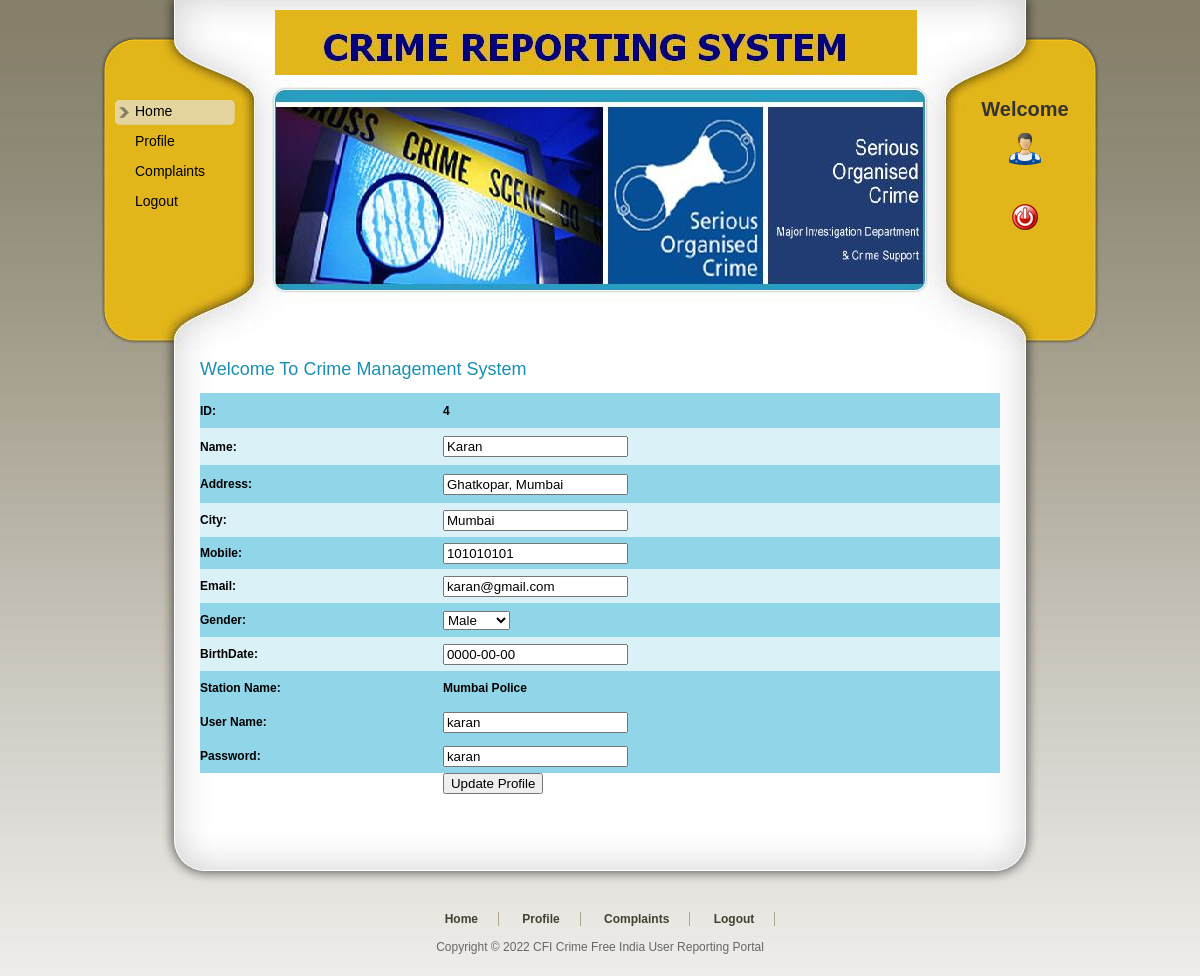
Screenshot of /RegUser/EditProfile.php?Id=4 with the database file from the repository.
### tables this page shows
CREATE TABLE IF NOT EXISTS `user_tbl` (
  `User_Id` int(11) NOT NULL AUTO_INCREMENT,
  `Name` varchar(20) NOT NULL,
  `Address` varchar(100) NOT NULL,
  `City` varchar(20) NOT NULL,
  `Mobile` int(11) NOT NULL,
  `Email` varchar(20) NOT NULL,
  `Gender` varchar(10) NOT NULL,
  `BirthDate` date NOT NULL,
  `UserName` varchar(20) NOT NULL,
  `Password` varchar(20) NOT NULL,
  `Station_Name` varchar(20) NOT NULL,
  `VerificationProof` varchar(100) NOT NULL,
  PRIMARY KEY (`User_Id`)
);

### RegUser/EditProfile.php (the view, shortened to what this page needs)
<!DOCTYPE html PUBLIC "-//W3C//DTD XHTML 1.0 Transitional//EN" "http://www.w3.org/TR/xhtml1/DTD/xhtml1-transitional.dtd">
<html xmlns="http://www.w3.org/1999/xhtml">
<head>
<link href="templatemo_style.css" rel="stylesheet" type="text/css" />
<link href="../SpryAssets/SpryValidationTextField.css" rel="stylesheet" type="text/css" />
</head>
<body>
<div id="templatemo_wrapper">
   <?php
   include "Header.php"
   ?>
    <div id="templatemo_content">
    	<div class="section_w800">
           <h2>Welcome To Crime Management System</h2>
           <form id="form1" name="form1" method="post" action="UpdateProfile.php">
              <?php
$con = mysql_connect("localhost","root");
$sql = "select * from user_tbl where User_Id='".$_GET['Id']."' ";
$result = mysql_query($sql,$con);
while($row = mysql_fetch_array($result))
{
$Id=$row['User_Id'];
$Name=$row['Name'];
$Address=$row['Address'];
$City=$row['City'];
$Email=$row['Email'];
$Mobile=$row['Mobile'];
$Birthdate=$row['BirthDate'];
$Station_Name=$row['Station_Name'];
$UserName=$row['UserName'];
$Password=$row['Password'];
}
			?>
				<table width="100%" height="246" border="0" cellpadding="0" cellspacing="0">
                  <tr>
                    <td height="35" bgcolor="#91D5E8"><span class="style1 style5"><strong>ID:</strong></span></td>
                    <td bgcolor="#91D5E8"><span class="style1 style5"><strong><?php echo $Id;?></strong></span></td>
                  </tr>
                  <tr>
                    <td height="37" bgcolor="#DAF1F8"><span class="style1 style5"><strong>Name:</strong></span></td>
<td bgcolor="#DAF1F8"><span class="style1 style5"><strong><span id="sprytextfield1">
                      <label>
                      <input type="text" name="txtName" id="txtName" value="<?php echo $Name;?>" />
                      </label>
                    <span class="textfieldRequiredMsg">A value is required.</span></span></strong></span></td>
                  </tr>
                  <tr>
                    <td height="38" bgcolor="#91D5E8"><span class="style1 style5"><strong>Address:</strong></span></td>
<td bgcolor="#91D5E8"><span class="style1 style5"><strong><span id="sprytextfield2">
                      <label>
                      <input type="text" name="txtAdd" id="txtAdd" value="<?php echo $Address;?>" />
                      </label>
                    <span class="textfieldRequiredMsg">A value is required.</span></span></strong></span></td>
                  </tr>
                  <tr>
                    <td height="34" bgcolor="#DAF1F8"><span class="style1 style5"><strong>City:</strong></span></td>
              <td bgcolor="#DAF1F8"><span class="style1 style5"><strong><span id="sprytextfield4">
                      <label>
                      <input type="text" name="txtCity" id="txtCity" value="<?php echo $City;?>" />
                      </label>
                    <span class="textfieldRequiredMsg">A value is required.</span></span></strong></span></td>
                  </tr>
                  <tr>
                    <td height="32" bgcolor="#91D5E8"><span class="style1 style5"><strong>Mobile:</strong></span></td>
      <td bgcolor="#91D5E8"><span class="style1 style5"><strong><span id="sprytextfield3">
                      <label>
                      <input type="text" name="txtMobile" id="txtMobile"  value="<?php echo $Mobile;?>"/>
                      </label>
                    <span class="textfieldRequiredMsg">A value is required.</span></span></strong></span></td>
                  </tr>
                  <tr>
                    <td height="34" bgcolor="#DAF1F8"><span class="style1 style5"><strong>Email:</strong></span></td>
                  <td bgcolor="#DAF1F8"><span class="style1 style5"><strong><span id="sprytextfield5">
                      <label>
                      <input type="text" name="txtEmail" id="txtEmail" value="<?php echo $Email;?>" />
                      </label>
                    <span class="textfieldRequiredMsg">A value is required.</span></span></strong></span></td>
                  </tr>
                   <tr>
                    <td height="34" bgcolor="#91D5E8"><span class="style1 style5"><strong>Gender:</strong></span></td>
                    <td bgcolor="#91D5E8"><label>
                      <select name="cmbGender" id="cmbGender">
                        <option>Male</option>
                      </select>
                    </label></td>
                  </tr>
                     <tr>
                    <td height="34" bgcolor="#DAF1F8"><span class="style1 style5"><strong>BirthDate:</strong></span></td>
                    <td bgcolor="#DAF1F8"><span class="style1 style5"><strong><span id="sprytextfield6">
                      <label>
                      <input type="text" name="txtBirthDate" id="txtBirthDate" value="<?php echo $Birthdate;?>" />
                      </label>
                      <span class="textfieldRequiredMsg">A value is required.</span></span></strong></span></td>
                  </tr>
                      <tr>
                    <td height="34" bgcolor="#91D5E8"><span class="style1 style5"><strong>Station Name:</strong></span></td>
                    <td bgcolor="#91D5E8"><span class="style1 style5"><strong><?php echo $Station_Name;?></strong></span></td>
                  </tr>
                      <tr>
                        <td height="34" bgcolor="#91D5E8"><span class="style2">User Name:</span></td>
                        <td bgcolor="#91D5E8"><span id="sprytextfield7">
                          <label>
                          <input type="text" name="txtUser" id="txtUser"  value="<?php echo $UserName;?>"/>
                          </label>
                        <span class="textfieldRequiredMsg">A value is required.</span></span></td>
                      </tr>
                      <tr>
                        <td height="34" bgcolor="#91D5E8"><span class="style2">Password:</span></td>
                        <td bgcolor="#91D5E8"><span id="sprytextfield8">
                          <label>
                          <input type="text" name="txtPass" id="txtPass" value="<?php echo $Password;?>" />
                          </label>
                        <span class="textfieldRequiredMsg">A value is required.</span></span></td>
                      </tr>
                  <tr>
                    <td></td>
                    <td><input type="submit" name="button" id="button" value="Update Profile" /></td>
                  </tr>
                  <tr>
                    <td>&nbsp;</td>
                    <td>&nbsp;</td>
                  </tr>
                </table>
           </form>
           <p>&nbsp;</p>
        </div>
    </div>
   <?php
   include "Footer.php";
   ?>
</div>
</body>
</html>

### RegUser/templatemo_style.css (style rules this page uses)
body { margin: 0; padding: 0; line-height: 1.5em; font-family: Arial, Helvetica, sans-serif; font-size: 12px; color: #666; background: #666 url(images/templatemo_body.jpg) repeat-x top; }
p { margin: 0px; padding: 0px; }
h2 { margin: 0 0 5px 0; padding: 10px 0; font-size: 24px; font-weight: normal; color: #1b8fb2; }
#templatemo_wrapper { width: 1000px; margin: 0 auto; }
#templatemo_content { clear: both; width: 800px; padding: 0 100px; background: url(images/templatemo_content_middle.png) repeat-y center; }
#templatemo_content h2 { font-size: 18px; }
.section_w800 { clear: both; width: 800px; }

### RegUser/EditProfile.php (style rules this page uses)
.style2 { color: #000000; font-weight: bold; }

### rows the page displays
user_tbl: User_Id "4", txtName "Karan", txtAdd "Ghatkopar, Mumbai", txtCity "Mumbai", txtMobile "101010101", txtEmail "karan@gmail.com", txtBirthDate "0000-00-00", Station_Name "Mumbai Police", txtUser "karan", txtPass "karan"
